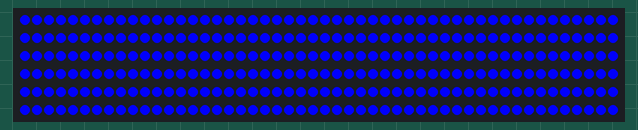
This sketch was run on a simulated Arduino Uno, built with avr-gcc and run on an emulated ATmega328P. Parts: 300 RGB LEDs in strip order, left to right, continuing on the next row.

Above: at 0.03 s.
At 3.86 s:
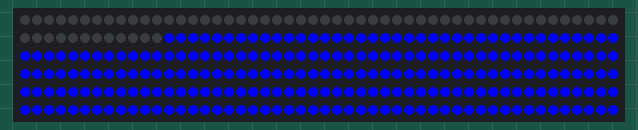
At 7.82 s:
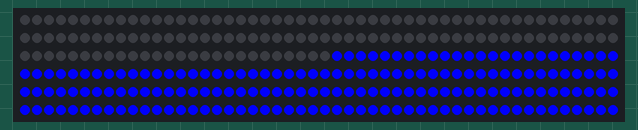
At 11.67 s:
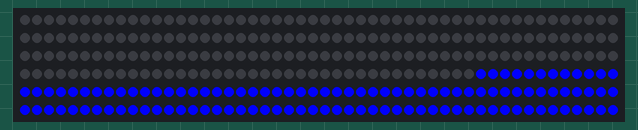
At 15.64 s:
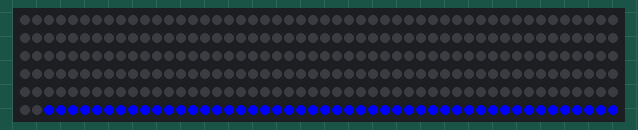
At 39.83 s:
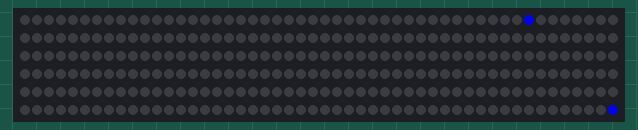

The sketch:

testSnake.ino
```cpp
#include <Adafruit_NeoPixel.h>
#define PIN 6 // номер порта к которому подключен модуль
#define count_led 300 // количество светодиодов
Adafruit_NeoPixel pixels = Adafruit_NeoPixel(count_led, PIN, NEO_GRB + NEO_KHZ800); //first number change does distance between colors
void setup() {
  pixels.begin();
  for (int i=0; i<300; i++)
{
  pixels.setPixelColor(i, pixels.Color(0,0,250));
}
  pixels.show(); // Устанавливаем все светодиоды в состояние "Выключено"
}
void loop() {
for (int i=0; i<300; i++)
{
  if (i != 0) pixels.setPixelColor(i-1, pixels.Color(0,0,0));
  pixels.setPixelColor(i, pixels.Color(0,0,250));
  pixels.show();
  delay(50);
}
 pixels.show();
}
```
